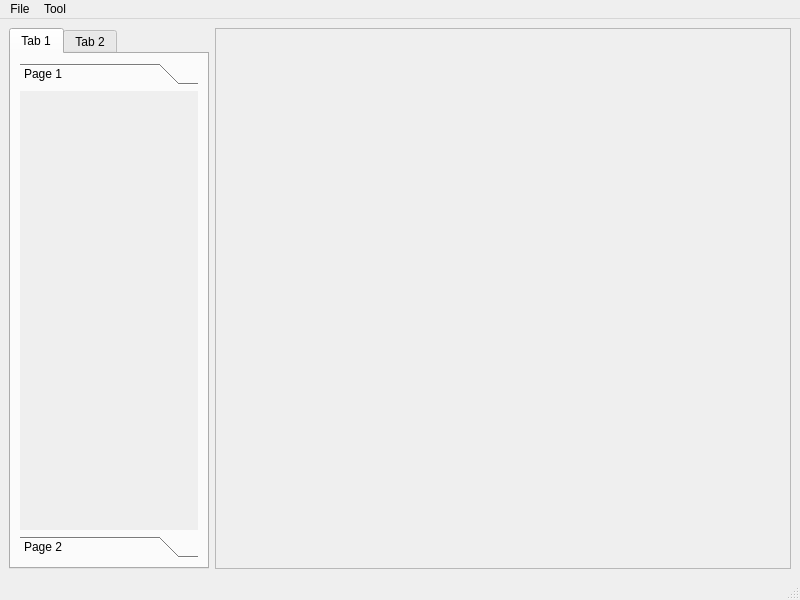
<?xml version="1.0" encoding="UTF-8"?>
<ui version="4.0">
 <class>MainWindow</class>
 <widget class="QMainWindow" name="MainWindow">
  <property name="geometry">
   <rect>
    <x>0</x>
    <y>0</y>
    <width>800</width>
    <height>600</height>
   </rect>
  </property>
  <property name="windowTitle">
   <string>MainWindow</string>
  </property>
  <widget class="QWidget" name="centralwidget">
   <layout class="QHBoxLayout" name="horizontalLayout">
    <item>
     <widget class="QTabWidget" name="tabWidget">
      <property name="sizePolicy">
       <sizepolicy hsizetype="Preferred" vsizetype="Expanding">
        <horstretch>0</horstretch>
        <verstretch>0</verstretch>
       </sizepolicy>
      </property>
      <property name="minimumSize">
       <size>
        <width>200</width>
        <height>0</height>
       </size>
      </property>
      <widget class="QWidget" name="tab">
       <attribute name="title">
        <string>Tab 1</string>
       </attribute>
       <layout class="QHBoxLayout" name="horizontalLayout_2">
        <item>
         <widget class="QToolBox" name="toolBox">
          <property name="sizePolicy">
           <sizepolicy hsizetype="Expanding" vsizetype="Expanding">
            <horstretch>0</horstretch>
            <verstretch>0</verstretch>
           </sizepolicy>
          </property>
          <property name="currentIndex">
           <number>0</number>
          </property>
          <widget class="QWidget" name="page">
           <property name="geometry">
            <rect>
             <x>0</x>
             <y>0</y>
             <width>154</width>
             <height>410</height>
            </rect>
           </property>
           <attribute name="label">
            <string>Page 1</string>
           </attribute>
          </widget>
          <widget class="QWidget" name="page_2">
           <property name="geometry">
            <rect>
             <x>0</x>
             <y>0</y>
             <width>154</width>
             <height>410</height>
            </rect>
           </property>
           <attribute name="label">
            <string>Page 2</string>
           </attribute>
          </widget>
         </widget>
        </item>
       </layout>
      </widget>
      <widget class="QWidget" name="tab_2">
       <attribute name="title">
        <string>Tab 2</string>
       </attribute>
      </widget>
     </widget>
    </item>
    <item>
     <widget class="QFrame" name="frame">
      <property name="sizePolicy">
       <sizepolicy hsizetype="Expanding" vsizetype="Expanding">
        <horstretch>0</horstretch>
        <verstretch>0</verstretch>
       </sizepolicy>
      </property>
      <property name="frameShape">
       <enum>QFrame::StyledPanel</enum>
      </property>
      <property name="frameShadow">
       <enum>QFrame::Raised</enum>
      </property>
     </widget>
    </item>
   </layout>
  </widget>
  <widget class="QMenuBar" name="menubar">
   <property name="geometry">
    <rect>
     <x>0</x>
     <y>0</y>
     <width>800</width>
     <height>22</height>
    </rect>
   </property>
   <widget class="QMenu" name="menuFile">
    <property name="title">
     <string>File</string>
    </property>
    <addaction name="actionOpen"/>
    <addaction name="actionEnd"/>
   </widget>
   <widget class="QMenu" name="menuTool">
    <property name="title">
     <string>Tool</string>
    </property>
    <addaction name="actionOption"/>
   </widget>
   <addaction name="menuFile"/>
   <addaction name="menuTool"/>
  </widget>
  <widget class="QStatusBar" name="statusbar"/>
  <action name="actionOpen">
   <property name="text">
    <string>Open</string>
   </property>
  </action>
  <action name="actionEnd">
   <property name="text">
    <string>End</string>
   </property>
  </action>
  <action name="actionOption">
   <property name="text">
    <string>Option</string>
   </property>
  </action>
 </widget>
 <resources/>
 <connections/>
</ui>
